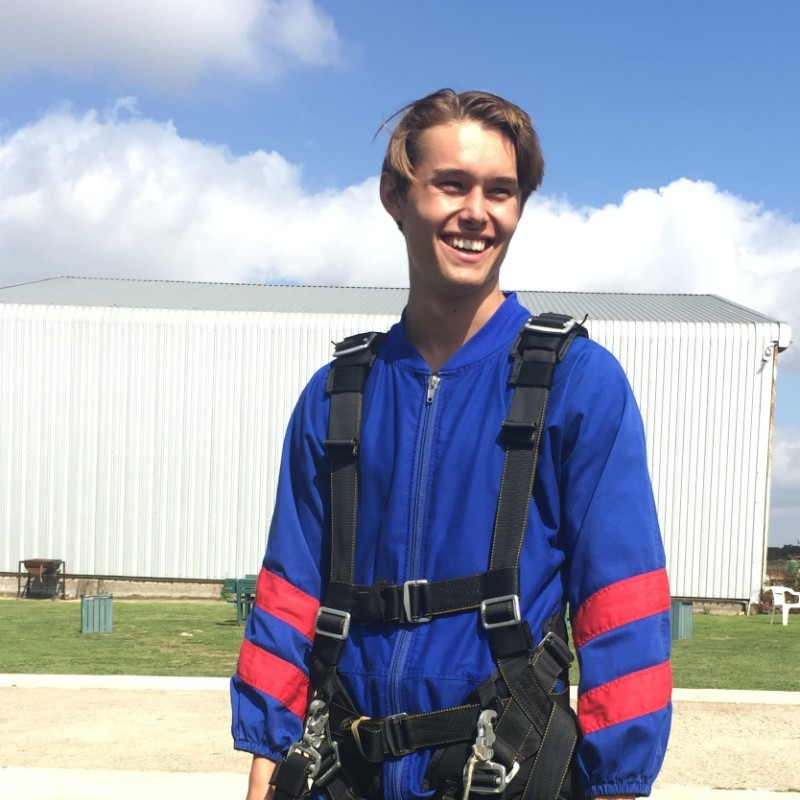
#> input picture resources/mePhoto.jfif, 800 x 800 px
$ python faceDetection.py
#> lines starting #> are read from the running program, lines starting #| are printed output that depends on the picture
import cv2
import numpy as np
faceCascade = cv2.CascadeClassifier("resources/haarcascade_frontalface_default.xml")
img = cv2.imread("resources/mePhoto.jfif")
#> img is the input picture: shape (800, 800, 3); mean B, G, R 182.2, 163.6, 156.6
imgResize = cv2.resize(img, (600, 600))
imgGray = cv2.cvtColor(imgResize, cv2.COLOR_BGR2GRAY)
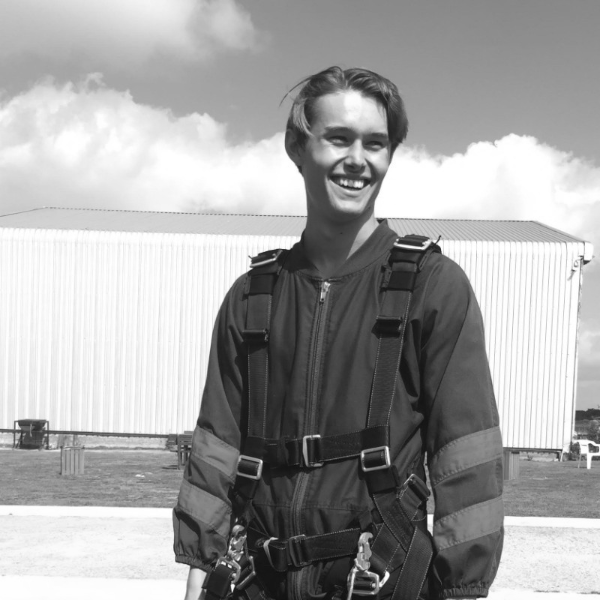
#> imgGray: shape (600, 600); min 11, max 255, mean 163.6

faces = faceCascade.detectMultiScale(imgGray, 1.1, 4)
#> faces = [[302, 100, 107, 107]]

for (x, y, w, h) in faces:
    cv2.rectangle(imgResize, (x, y), (x+w, y+h), (255, 0, 0), 2)
#> this loop made 1 pass
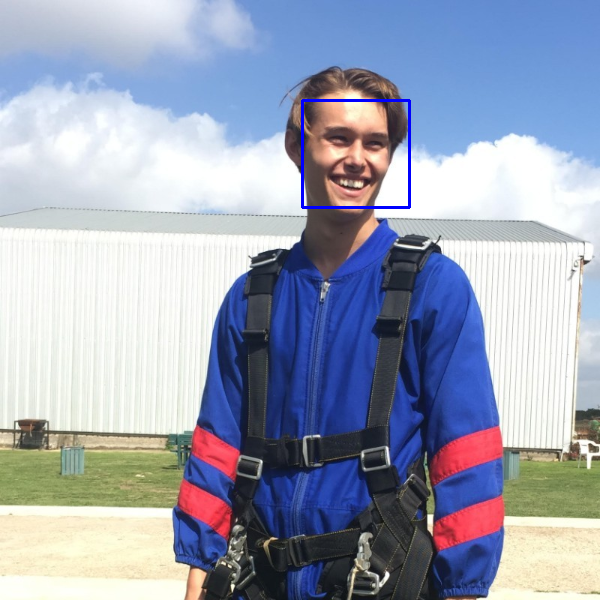
#> imgResize: shape (600, 600, 3); mean B, G, R 182.5, 162.9, 155.9

cv2.imshow("Result", imgResize)
cv2.waitKey(0)

$ run again, with resources/shapes.jpg saved as resources/mePhoto.jfif
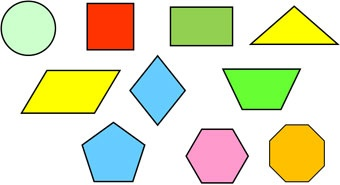
#> input picture resources/shapes.jpg, 340 x 185 px
#> img is the input picture: shape (185, 340, 3); mean B, G, R 190.8, 225.8, 222.5
#> `imgResize = cv2.resize(img, (600, 600))`:
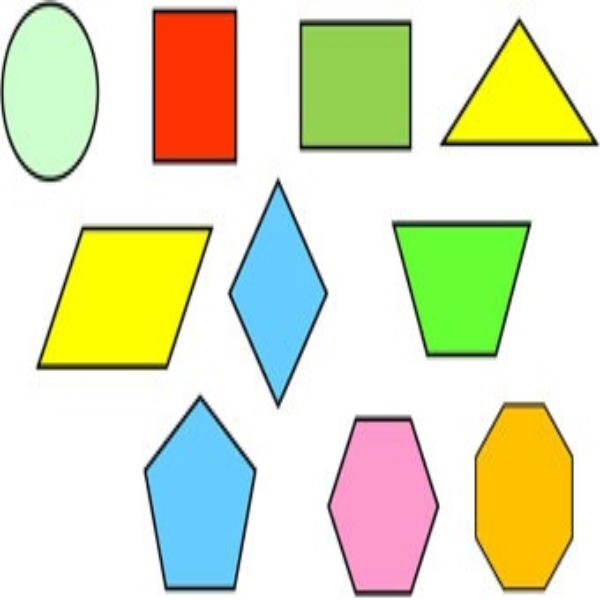
#> imgResize: shape (600, 600, 3); mean B, G, R 190.8, 225.7, 222.4
#> `imgGray = cv2.cvtColor(imgResize, cv2.COLOR_BGR2GRAY)`:
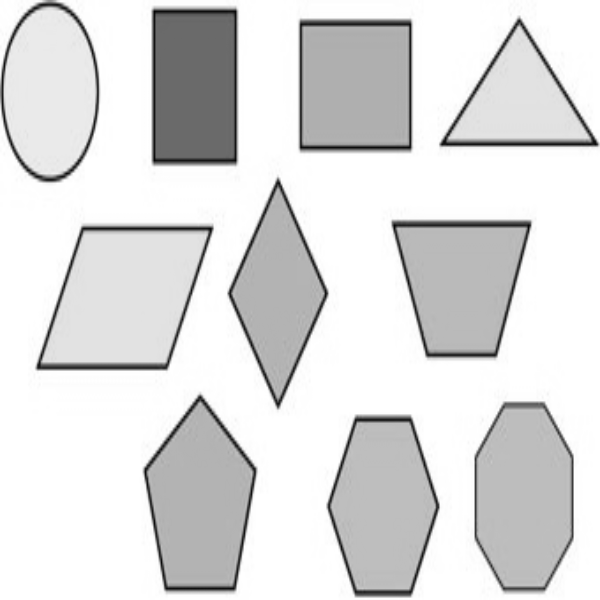
#> imgGray: shape (600, 600); min 3, max 255, mean 220.8
#> faces = ()
